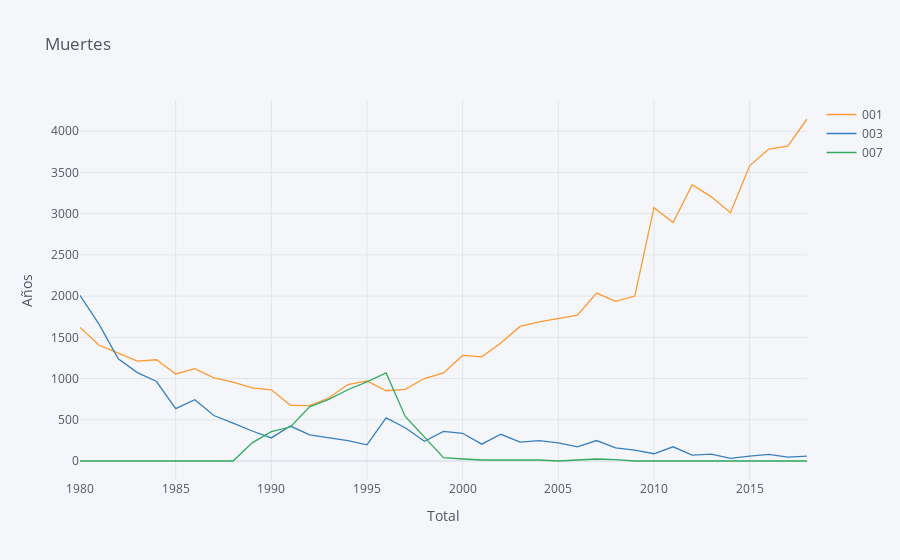

The cell this chart's notebook holds for it:
### Code cell
dts.iplot(kind='line',
                   x='Periodo',
                   xTitle='Total',
                   yTitle='Años',
                   title='Muertes')

### Figure 1 — Plotly figure (JSON) as saved in the notebook; plotly's stock layout.template omitted (floating-point values rounded to 4 significant figures)
{"data": [{"line": {"color": "rgba(255, 153, 51, 1.0)", "dash": "solid", "shape": "linear", "width": 1.3}, "mode": "lines", "name": "001", "text": "", "type": "scatter", "x": [1980, 1981, 1982, 1983, 1984, 1985, 1986, 1987, 1988, 1989, 1990, 1991, 1992, 1993, 1994, 1995, 1996, 1997, 1998, 1999, 2000, 2001, 2002, 2003, 2004, 2005, 2006, 2007, 2008, 2009, 2010, 2011, 2012, 2013, 2014, 2015, 2016, 2017, 2018], "y": [1620, 1404, 1308, 1212, 1228, 1056, 1120, 1008, 956, 888, 864, 676, 672, 764, 928, 972, 852, 868, 1000, 1068, 1280, 1264, 1432, 1632, 1688, 1724, 1768, 2036, 1936, 2000, 3072, 2892, 3352, 3204, 3012, 3580, 3784, 3820, 4148]}, {"line": {"color": "rgba(55, 128, 191, 1.0)", "dash": "solid", "shape": "linear", "width": 1.3}, "mode": "lines", "name": "003", "text": "", "type": "scatter", "x": [1980, 1981, 1982, 1983, 1984, 1985, 1986, 1987, 1988, 1989, 1990, 1991, 1992, 1993, 1994, 1995, 1996, 1997, 1998, 1999, 2000, 2001, 2002, 2003, 2004, 2005, 2006, 2007, 2008, 2009, 2010, 2011, 2012, 2013, 2014, 2015, 2016, 2017, 2018], "y": [2008, 1656, 1240, 1072, 964, 636, 744, 552, 460, 364, 280, 424, 316, 284, 248, 196, 524, 404, 240, 360, 336, 204, 324, 228, 248, 220, 172, 248, 160, 132, 88, 172, 72, 84, 32, 60, 80, 48, 60]}, {"line": {"color": "rgba(50, 171, 96, 1.0)", "dash": "solid", "shape": "linear", "width": 1.3}, "mode": "lines", "name": "007", "text": "", "type": "scatter", "x": [1980, 1981, 1982, 1983, 1984, 1985, 1986, 1987, 1988, 1989, 1990, 1991, 1992, 1993, 1994, 1995, 1996, 1997, 1998, 1999, 2000, 2001, 2002, 2003, 2004, 2005, 2006, 2007, 2008, 2009, 2010, 2011, 2012, 2013, 2014, 2015, 2016, 2017, 2018], "y": [0, 0, 0, 0, 0, 0, 0, 0, 0, 220, 356, 412, 656, 748, 864, 960, 1068, 540, 296, 40, 24, 12, 12, 12, 12, 0, 8, 24, 16, 0, 0, 0, 0, 4, 0, 0, 0, 0, 0]}], "layout": {"legend": {"bgcolor": "#F5F6F9", "font": {"color": "#4D5663"}}, "paper_bgcolor": "#F5F6F9", "plot_bgcolor": "#F5F6F9", "title": {"font": {"color": "#4D5663"}, "text": "Muertes"}, "xaxis": {"gridcolor": "#E1E5ED", "showgrid": true, "tickfont": {"color": "#4D5663"}, "title": {"font": {"color": "#4D5663"}, "text": "Total"}, "zerolinecolor": "#E1E5ED"}, "yaxis": {"gridcolor": "#E1E5ED", "showgrid": true, "tickfont": {"color": "#4D5663"}, "title": {"font": {"color": "#4D5663"}, "text": "Años"}, "zerolinecolor": "#E1E5ED"}}}
